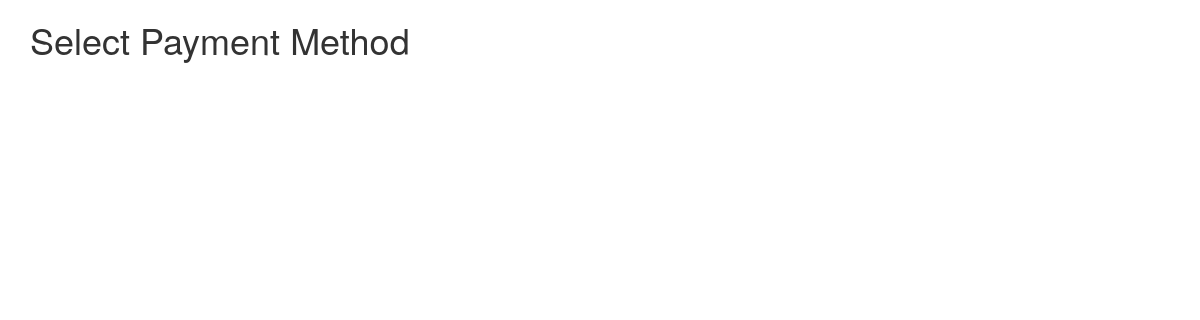
The app's page /editPayment.php (signed in), older data.
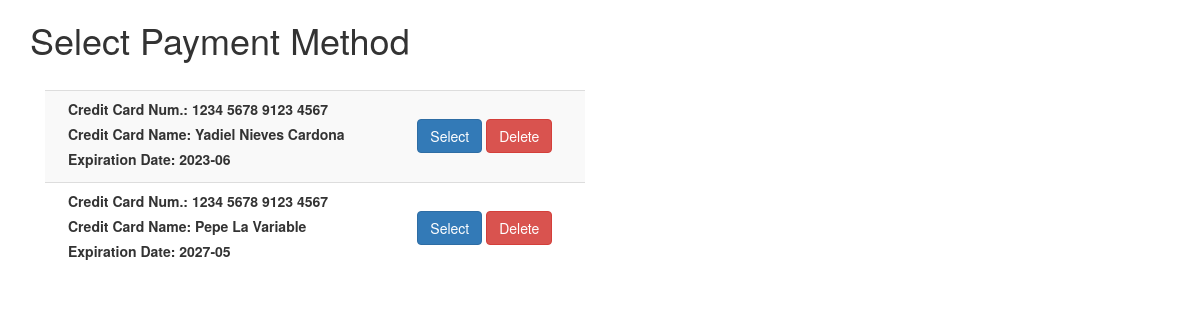
The same page, newer data.
### tables this page shows
CREATE TABLE `has_a` (
  `CustomerID` int(11) NOT NULL,
  `Credit_Card_ID` int(10) NOT NULL
);

CREATE TABLE `customer_credit_card` (
  `Credit_Card_ID` int(10) NOT NULL,
  `Number` varchar(20) NOT NULL,
  `Name` varchar(75) NOT NULL,
  `Exp_Date` varchar(10) NOT NULL,
  `CVC` char(5) NOT NULL
);

### editPayment.php (the view, shortened to what this page needs)
<?php
     $customerID = $_SESSION['cosCustomerID'];
     $user = 'root';
     $pass = '';
     $db = 'shoeplaza';
    $con = mysqli_connect('localhost', $user, $pass, $db);
    $query = "SELECT CustomerID,Number,Name,Exp_Date,CVC FROM `has_a`,`customer_credit_card` WHERE has_a.CustomerID=$customerID AND has_a.Credit_Card_ID=customer_credit_card.Credit_Card_ID";
    $result = mysqli_query($con,$query);
?>
<!DOCTYPE html>
<html >
<head>
  <link rel="stylesheet" href="https://maxcdn.bootstrapcdn.com/bootstrap/3.3.7/css/bootstrap.min.css">
</head>
<body>
<div class="container">
  <h1>Select Payment Method</h1><br>
  <div class="col-md-6" >
<table class="table table-striped">
  <tbody>
    <?php
    if(mysqli_num_rows($result) > 0){
        while($row = mysqli_fetch_assoc($result)){
    ?>
    <tr>
      <td>
        <div class="col-md-8">
        <label>Credit Card Num.: <?=$row["Number"]?></label><br>
        <label>Credit Card Name: <?=$row["Name"]?></label><br>
        <label>Expiration Date: <?=$row["Exp_Date"]?></label>
        </div>
        <div class="col-md-4">
          <br>
          <form method="post" action="editPayment.php"><input type="submit" name="select" value="Select" class="btn btn-primary">
          <input type="submit" class="btn btn-danger" name="delete" value="Delete"></form>
        </div>
      </tr>
        <?php }
        }
        ?>
  </tbody>
</table>
</div>
    <div class="col-md-6">
    </div>
</div>
</body>
</html>

Row changes from the older to the newer data that the page shows:
added has_a: Credit_Card_ID.Number "1234 5678 9123 4567", Credit_Card_ID.Name "Yadiel Nieves Cardona", Credit_Card_ID.Exp_Date "2023-06"
added has_a: Credit_Card_ID.Number "1234 5678 9123 4567", Credit_Card_ID.Name "Pepe La Variable", Credit_Card_ID.Exp_Date "2027-05"
